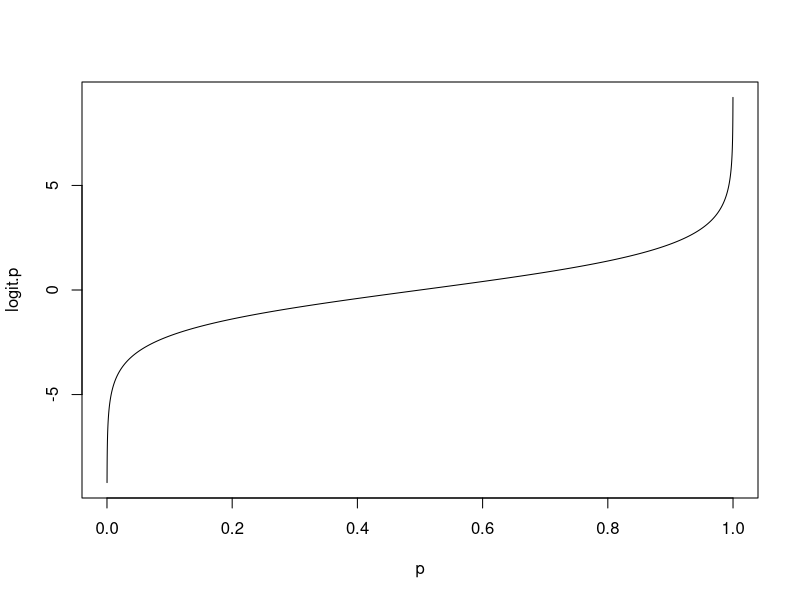

This figure's R source:
## ---- chunk 1
p <- seq(.0001, .9999, .0001)
logit.p <- log(p / (1-p))
plot(p, logit.p, type="l")
## ---- chunk 2
x <- 0:5
beta.0 <- 0
beta.1 <- 1
logit.p <-  beta.0 + beta.1 * x
p <- exp(logit.p) / (1 + exp(logit.p))
p
## ---- chunk 3
oring <- read.csv("./oring.csv")
head(oring)
oring$Y <- oring$Fail == "yes"
mod <- glm(Y ~ Temperature + Pressure, data=oring)
summary(mod)
## ---- chunk 4
predict(mod, newdata=data.frame(Temperature=73, Pressure=190)) # predicted probability
